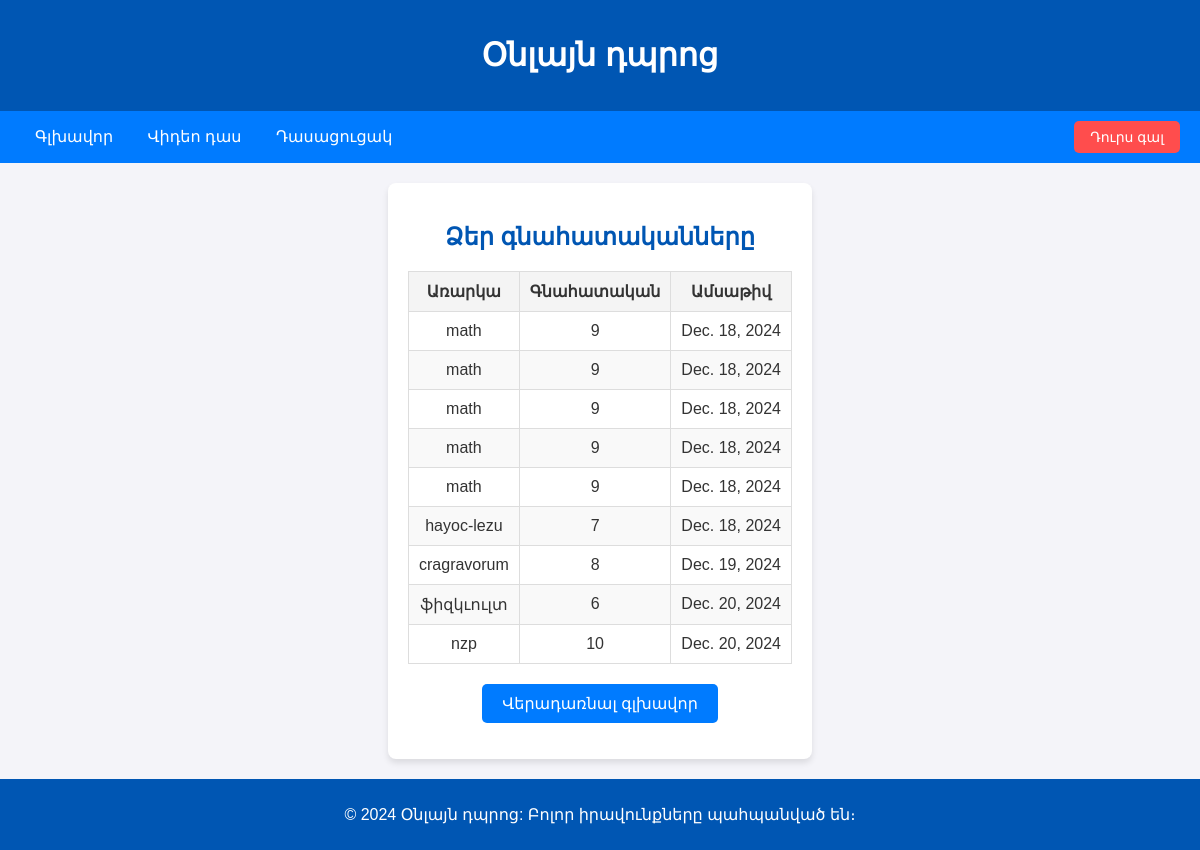
Page /grades/ (signed in) on the committed database.
### osSite/models.py (models this page shows, shortened)
class Grade(models.Model):
    student = models.ForeignKey(User, on_delete=models.CASCADE, related_name='grades', verbose_name="Ուսանող")
    teacher = models.ForeignKey(Teacher, on_delete=models.CASCADE, related_name='grades', null=True)
    subject = models.CharField(max_length=100, verbose_name="Առարկա")
    score = models.PositiveIntegerField(verbose_name="Գնահատական")
    date = models.DateField(auto_now_add=True, verbose_name="Ամսաթիվ")

### osSite/views.py (the view)
# urls.py: path('grades/', views.grades, name='grades'),
def grades(request):
    if request.user.is_authenticated:
        if hasattr(request.user, 'teacher'):
            return HttpResponseRedirect('/')
        else:
            grades = Grade.objects.filter(student=request.user)
            return render(request, 'osSite/grades.html', {'grades': grades})
    else:
        return HttpResponseRedirect('login')

### osSite/templates/osSite/grades.html (shortened to what this page needs)
<!DOCTYPE html>
<html lang="ru">
<head>
    <link rel="stylesheet" href="https://cdnjs.cloudflare.com/ajax/libs/font-awesome/6.0.0-beta3/css/all.min.css">
</head>
<body>
    <header>
        <h1>Օնլայն դպրոց</h1>
    </header>
    <nav>
        <div>
            {% if user.is_authenticated %}
                <a href="{% url 'home' %}">Գլխավոր</a>
                <a href="{% url 'video_lessons' %}2">Վիդեո դաս</a>
                <a href="{% url 'schedule' %}">Դասացուցակ</a>
            {% endif %}
        </div>
        <form method="post" action="{% url 'logout' %}">
            <button type="submit">Դուրս գալ</button>
        </form>
    </nav>
    <div class="container">
        <h2>Ձեր գնահատականները</h2>
        {% if grades %}
            <table>
                <thead>
                    <tr>
                        <th>Առարկա</th>
                        <th>Գնահատական</th>
                        <th>Ամսաթիվ</th>
                    </tr>
                </thead>
                <tbody>
                    {% for grade in grades %}
                        <tr>
                            <td>{{ grade.subject }}</td>
                            <td>{{ grade.score }}</td>
                            <td>{{ grade.date }}</td>
                        </tr>
                    {% endfor %}
                </tbody>
            </table>
        {% else %}
            <p>Դուք դեռ չունեք գնահատականներ.</p>
        {% endif %}
        <p><a class="button" href="{% url 'home' %}">Վերադառնալ գլխավոր</a></p>
    </div>
    <footer>
        <p>&copy; 2024 Օնլայն դպրոց: Բոլոր իրավունքները պահպանված են։</p>
    </footer>
</body>
</html>

### osSite/templates/osSite/grades.html (style rules this page uses)
body { font-family: 'Arial', sans-serif; margin: 0; padding: 0; background-color: #f4f4f9; color: #333; display: flex; flex-direction: column; min-height: 100vh; }
header { background-color: #0056b3; color: white; padding: 15px 20px; text-align: center; }
nav { display: flex; justify-content: space-between; align-items: center; background-color: #007bff; padding: 10px 20px; }
nav a { color: white; text-decoration: none; margin: 0 15px; font-size: 16px; }
.container { max-width: 800px; margin: 20px auto; padding: 20px; background: white; box-shadow: 0 4px 6px rgba(0, 0, 0, 0.1); border-radius: 8px; text-align: center; }
.container h2 { color: #0056b3; }
table { width: 100%; border-collapse: collapse; margin: 20px 0; }
table, th, td { border: 1px solid #ddd; }
th, td { padding: 10px; text-align: center; }
th { background-color: #f4f4f4; }
tr:nth-child(even) { background-color: #f9f9f9; }
a { color: #007BFF; text-decoration: none; }
a.button { display: inline-block; padding: 10px 20px; background-color: #007bff; color: white; text-decoration: none; border-radius: 5px; font-size: 16px; transition: background-color 0.3s; }
footer { text-align: center; padding: 10px; background-color: #0056b3; color: white; margin-top: auto; }
nav form { margin: 0; }
nav form button { background-color: #ff4d4d; color: white; border: none; padding: 8px 16px; border-radius: 5px; cursor: pointer; font-size: 14px; }

### rows in the picture
Grade: subject "math", score "9", date "Dec. 18, 2024"
Grade: subject "math", score "9", date "Dec. 18, 2024"
Grade: subject "math", score "9", date "Dec. 18, 2024"
Grade: subject "math", score "9", date "Dec. 18, 2024"
Grade: subject "math", score "9", date "Dec. 18, 2024"
Grade: subject "hayoc-lezu", score "7", date "Dec. 18, 2024"
Grade: subject "cragravorum", score "8", date "Dec. 19, 2024"
Grade: subject "ֆիզկւուլտ", score "6", date "Dec. 20, 2024"
Grade: subject "nzp", score "10", date "Dec. 20, 2024"
